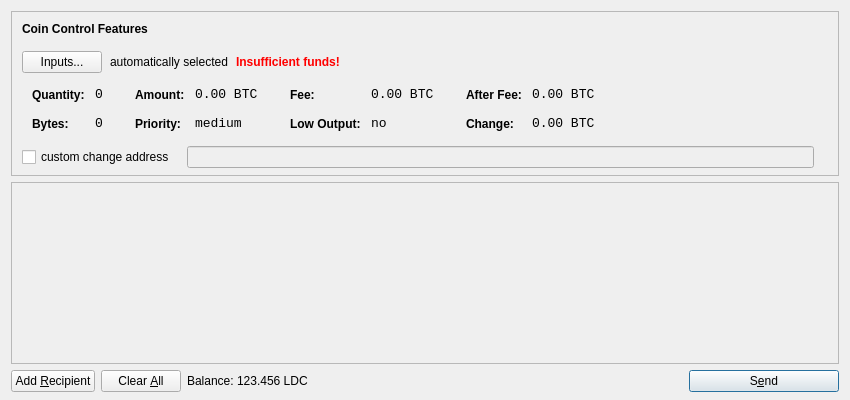
<?xml version="1.0" encoding="UTF-8"?>
<ui version="4.0">
 <class>SendCoinsDialog</class>
 <widget class="QDialog" name="SendCoinsDialog">
  <property name="geometry">
   <rect>
    <x>0</x>
    <y>0</y>
    <width>850</width>
    <height>400</height>
   </rect>
  </property>
  <property name="windowTitle">
   <string>Send Coins</string>
  </property>
  <layout class="QVBoxLayout" name="verticalLayout" stretch="0,1,0">
   <property name="bottomMargin">
    <number>8</number>
   </property>
   <item>
    <widget class="QFrame" name="frameCoinControl">
     <property name="sizePolicy">
      <sizepolicy hsizetype="Expanding" vsizetype="Expanding">
       <horstretch>0</horstretch>
       <verstretch>0</verstretch>
      </sizepolicy>
     </property>
     <property name="maximumSize">
      <size>
       <width>16777215</width>
       <height>16777215</height>
      </size>
     </property>
     <property name="frameShape">
      <enum>QFrame::StyledPanel</enum>
     </property>
     <property name="frameShadow">
      <enum>QFrame::Sunken</enum>
     </property>
     <layout class="QVBoxLayout" name="verticalLayoutCoinControl2">
      <property name="spacing">
       <number>-1</number>
      </property>
      <property name="leftMargin">
       <number>0</number>
      </property>
      <property name="topMargin">
       <number>0</number>
      </property>
      <property name="rightMargin">
       <number>0</number>
      </property>
      <property name="bottomMargin">
       <number>6</number>
      </property>
      <item>
       <layout class="QVBoxLayout" name="verticalLayoutCoinControl" stretch="0,0,0,0,1">
        <property name="spacing">
         <number>0</number>
        </property>
        <property name="leftMargin">
         <number>10</number>
        </property>
        <property name="topMargin">
         <number>10</number>
        </property>
        <item>
         <layout class="QHBoxLayout" name="horizontalLayoutCoinControl1">
          <property name="bottomMargin">
           <number>15</number>
          </property>
          <item>
           <widget class="QLabel" name="labelCoinControlFeatures">
            <property name="sizePolicy">
             <sizepolicy hsizetype="Preferred" vsizetype="Maximum">
              <horstretch>0</horstretch>
              <verstretch>0</verstretch>
             </sizepolicy>
            </property>
            <property name="font">
             <font>
              <weight>75</weight>
              <bold>true</bold>
             </font>
            </property>
            <property name="styleSheet">
             <string notr="true">font-weight:bold;</string>
            </property>
            <property name="text">
             <string>Coin Control Features</string>
            </property>
           </widget>
          </item>
         </layout>
        </item>
        <item>
         <layout class="QHBoxLayout" name="horizontalLayoutCoinControl2" stretch="0,0,0,0">
          <property name="spacing">
           <number>8</number>
          </property>
          <property name="bottomMargin">
           <number>10</number>
          </property>
          <item>
           <widget class="QPushButton" name="pushButtonCoinControl">
            <property name="styleSheet">
             <string notr="true"/>
            </property>
            <property name="text">
             <string>Inputs...</string>
            </property>
           </widget>
          </item>
          <item>
           <widget class="QLabel" name="labelCoinControlAutomaticallySelected">
            <property name="text">
             <string>automatically selected</string>
            </property>
            <property name="margin">
             <number>5</number>
            </property>
           </widget>
          </item>
          <item>
           <widget class="QLabel" name="labelCoinControlInsuffFunds">
            <property name="font">
             <font>
              <weight>75</weight>
              <bold>true</bold>
             </font>
            </property>
            <property name="styleSheet">
             <string notr="true">color:red;font-weight:bold;</string>
            </property>
            <property name="text">
             <string>Insufficient funds!</string>
            </property>
            <property name="margin">
             <number>5</number>
            </property>
           </widget>
          </item>
          <item>
           <spacer name="horizontalSpacerCoinControl">
            <property name="orientation">
             <enum>Qt::Horizontal</enum>
            </property>
            <property name="sizeHint" stdset="0">
             <size>
              <width>40</width>
              <height>1</height>
             </size>
            </property>
           </spacer>
          </item>
         </layout>
        </item>
        <item>
         <widget class="QWidget" name="widgetCoinControl" native="true">
          <property name="sizePolicy">
           <sizepolicy hsizetype="Preferred" vsizetype="Preferred">
            <horstretch>0</horstretch>
            <verstretch>0</verstretch>
           </sizepolicy>
          </property>
          <property name="minimumSize">
           <size>
            <width>0</width>
            <height>0</height>
           </size>
          </property>
          <property name="styleSheet">
           <string notr="true"/>
          </property>
          <layout class="QHBoxLayout" name="horizontalLayoutCoinControl5">
           <property name="margin">
            <number>0</number>
           </property>
           <item>
            <layout class="QHBoxLayout" name="horizontalLayoutCoinControl3" stretch="0,0,0,1">
             <property name="spacing">
              <number>20</number>
             </property>
             <property name="topMargin">
              <number>0</number>
             </property>
             <property name="bottomMargin">
              <number>10</number>
             </property>
             <item>
              <layout class="QFormLayout" name="formLayoutCoinControl1">
               <property name="horizontalSpacing">
                <number>10</number>
               </property>
               <property name="verticalSpacing">
                <number>14</number>
               </property>
               <property name="leftMargin">
                <number>10</number>
               </property>
               <property name="topMargin">
                <number>4</number>
               </property>
               <property name="rightMargin">
                <number>6</number>
               </property>
               <item row="0" column="0">
                <widget class="QLabel" name="labelCoinControlQuantityText">
                 <property name="styleSheet">
                  <string notr="true">font-weight:bold;</string>
                 </property>
                 <property name="text">
                  <string>Quantity:</string>
                 </property>
                 <property name="margin">
                  <number>0</number>
                 </property>
                </widget>
               </item>
               <item row="0" column="1">
                <widget class="QLabel" name="labelCoinControlQuantity">
                 <property name="font">
                  <font>
                   <family>Monospace</family>
                   <pointsize>10</pointsize>
                  </font>
                 </property>
                 <property name="cursor">
                  <cursorShape>IBeamCursor</cursorShape>
                 </property>
                 <property name="contextMenuPolicy">
                  <enum>Qt::ActionsContextMenu</enum>
                 </property>
                 <property name="text">
                  <string notr="true">0</string>
                 </property>
                 <property name="margin">
                  <number>0</number>
                 </property>
                 <property name="textInteractionFlags">
                  <set>Qt::LinksAccessibleByMouse|Qt::TextSelectableByKeyboard|Qt::TextSelectableByMouse</set>
                 </property>
                </widget>
               </item>
               <item row="1" column="0">
                <widget class="QLabel" name="labelCoinControlBytesText">
                 <property name="styleSheet">
                  <string notr="true">font-weight:bold;</string>
                 </property>
                 <property name="text">
                  <string>Bytes:</string>
                 </property>
                </widget>
               </item>
               <item row="1" column="1">
                <widget class="QLabel" name="labelCoinControlBytes">
                 <property name="font">
                  <font>
                   <family>Monospace</family>
                   <pointsize>10</pointsize>
                  </font>
                 </property>
                 <property name="cursor">
                  <cursorShape>IBeamCursor</cursorShape>
                 </property>
                 <property name="contextMenuPolicy">
                  <enum>Qt::ActionsContextMenu</enum>
                 </property>
                 <property name="text">
                  <string notr="true">0</string>
                 </property>
                 <property name="textInteractionFlags">
                  <set>Qt::LinksAccessibleByMouse|Qt::TextSelectableByKeyboard|Qt::TextSelectableByMouse</set>
                 </property>
                </widget>
               </item>
              </layout>
             </item>
             <item>
              <layout class="QFormLayout" name="formLayoutCoinControl2">
               <property name="horizontalSpacing">
                <number>10</number>
               </property>
               <property name="verticalSpacing">
                <number>14</number>
               </property>
               <property name="leftMargin">
                <number>6</number>
               </property>
               <property name="topMargin">
                <number>4</number>
               </property>
               <property name="rightMargin">
                <number>6</number>
               </property>
               <item row="0" column="0">
                <widget class="QLabel" name="labelCoinControlAmountText">
                 <property name="styleSheet">
                  <string notr="true">font-weight:bold;</string>
                 </property>
                 <property name="text">
                  <string>Amount:</string>
                 </property>
                 <property name="margin">
                  <number>0</number>
                 </property>
                </widget>
               </item>
               <item row="0" column="1">
                <widget class="QLabel" name="labelCoinControlAmount">
                 <property name="font">
                  <font>
                   <family>Monospace</family>
                   <pointsize>10</pointsize>
                  </font>
                 </property>
                 <property name="cursor">
                  <cursorShape>IBeamCursor</cursorShape>
                 </property>
                 <property name="contextMenuPolicy">
                  <enum>Qt::ActionsContextMenu</enum>
                 </property>
                 <property name="text">
                  <string notr="true">0.00 BTC</string>
                 </property>
                 <property name="textInteractionFlags">
                  <set>Qt::LinksAccessibleByMouse|Qt::TextSelectableByKeyboard|Qt::TextSelectableByMouse</set>
                 </property>
                </widget>
               </item>
               <item row="1" column="0">
                <widget class="QLabel" name="labelCoinControlPriorityText">
                 <property name="styleSheet">
                  <string notr="true">font-weight:bold;</string>
                 </property>
                 <property name="text">
                  <string>Priority:</string>
                 </property>
                </widget>
               </item>
               <item row="1" column="1">
                <widget class="QLabel" name="labelCoinControlPriority">
                 <property name="font">
                  <font>
                   <family>Monospace</family>
                   <pointsize>10</pointsize>
                  </font>
                 </property>
                 <property name="cursor">
                  <cursorShape>IBeamCursor</cursorShape>
                 </property>
                 <property name="contextMenuPolicy">
                  <enum>Qt::ActionsContextMenu</enum>
                 </property>
                 <property name="text">
                  <string>medium</string>
                 </property>
                 <property name="textInteractionFlags">
                  <set>Qt::LinksAccessibleByMouse|Qt::TextSelectableByKeyboard|Qt::TextSelectableByMouse</set>
                 </property>
                </widget>
               </item>
              </layout>
             </item>
             <item>
              <layout class="QFormLayout" name="formLayoutCoinControl3">
               <property name="horizontalSpacing">
                <number>10</number>
               </property>
               <property name="verticalSpacing">
                <number>14</number>
               </property>
               <property name="leftMargin">
                <number>6</number>
               </property>
               <property name="topMargin">
                <number>4</number>
               </property>
               <property name="rightMargin">
                <number>6</number>
               </property>
               <item row="0" column="0">
                <widget class="QLabel" name="labelCoinControlFeeText">
                 <property name="styleSheet">
                  <string notr="true">font-weight:bold;</string>
                 </property>
                 <property name="text">
                  <string>Fee:</string>
                 </property>
                 <property name="margin">
                  <number>0</number>
                 </property>
                </widget>
               </item>
               <item row="0" column="1">
                <widget class="QLabel" name="labelCoinControlFee">
                 <property name="font">
                  <font>
                   <family>Monospace</family>
                   <pointsize>10</pointsize>
                  </font>
                 </property>
                 <property name="cursor">
                  <cursorShape>IBeamCursor</cursorShape>
                 </property>
                 <property name="contextMenuPolicy">
                  <enum>Qt::ActionsContextMenu</enum>
                 </property>
                 <property name="text">
                  <string notr="true">0.00 BTC</string>
                 </property>
                 <property name="textInteractionFlags">
                  <set>Qt::LinksAccessibleByMouse|Qt::TextSelectableByKeyboard|Qt::TextSelectableByMouse</set>
                 </property>
                </widget>
               </item>
               <item row="1" column="0">
                <widget class="QLabel" name="labelCoinControlLowOutputText">
                 <property name="styleSheet">
                  <string notr="true">font-weight:bold;</string>
                 </property>
                 <property name="text">
                  <string>Low Output:</string>
                 </property>
                </widget>
               </item>
               <item row="1" column="1">
                <widget class="QLabel" name="labelCoinControlLowOutput">
                 <property name="font">
                  <font>
                   <family>Monospace</family>
                   <pointsize>10</pointsize>
                  </font>
                 </property>
                 <property name="cursor">
                  <cursorShape>IBeamCursor</cursorShape>
                 </property>
                 <property name="contextMenuPolicy">
                  <enum>Qt::ActionsContextMenu</enum>
                 </property>
                 <property name="text">
                  <string>no</string>
                 </property>
                 <property name="textInteractionFlags">
                  <set>Qt::LinksAccessibleByMouse|Qt::TextSelectableByKeyboard|Qt::TextSelectableByMouse</set>
                 </property>
                </widget>
               </item>
              </layout>
             </item>
             <item>
              <layout class="QFormLayout" name="formLayoutCoinControl4">
               <property name="horizontalSpacing">
                <number>10</number>
               </property>
               <property name="verticalSpacing">
                <number>14</number>
               </property>
               <property name="leftMargin">
                <number>6</number>
               </property>
               <property name="topMargin">
                <number>4</number>
               </property>
               <property name="rightMargin">
                <number>6</number>
               </property>
               <item row="0" column="0">
                <widget class="QLabel" name="labelCoinControlAfterFeeText">
                 <property name="styleSheet">
                  <string notr="true">font-weight:bold;</string>
                 </property>
                 <property name="text">
                  <string>After Fee:</string>
                 </property>
                 <property name="margin">
                  <number>0</number>
                 </property>
                </widget>
               </item>
               <item row="0" column="1">
                <widget class="QLabel" name="labelCoinControlAfterFee">
                 <property name="font">
                  <font>
                   <family>Monospace</family>
                   <pointsize>10</pointsize>
                  </font>
                 </property>
                 <property name="cursor">
                  <cursorShape>IBeamCursor</cursorShape>
                 </property>
                 <property name="contextMenuPolicy">
                  <enum>Qt::ActionsContextMenu</enum>
                 </property>
                 <property name="text">
                  <string notr="true">0.00 BTC</string>
                 </property>
                 <property name="textInteractionFlags">
                  <set>Qt::LinksAccessibleByMouse|Qt::TextSelectableByKeyboard|Qt::TextSelectableByMouse</set>
                 </property>
                </widget>
               </item>
               <item row="1" column="0">
                <widget class="QLabel" name="labelCoinControlChangeText">
                 <property name="styleSheet">
                  <string notr="true">font-weight:bold;</string>
                 </property>
                 <property name="text">
                  <string>Change:</string>
                 </property>
                </widget>
               </item>
               <item row="1" column="1">
                <widget class="QLabel" name="labelCoinControlChange">
                 <property name="font">
                  <font>
                   <family>Monospace</family>
                   <pointsize>10</pointsize>
                  </font>
                 </property>
                 <property name="cursor">
                  <cursorShape>IBeamCursor</cursorShape>
                 </property>
                 <property name="contextMenuPolicy">
                  <enum>Qt::ActionsContextMenu</enum>
                 </property>
                 <property name="text">
                  <string notr="true">0.00 BTC</string>
                 </property>
                 <property name="textInteractionFlags">
                  <set>Qt::LinksAccessibleByMouse|Qt::TextSelectableByKeyboard|Qt::TextSelectableByMouse</set>
                 </property>
                </widget>
               </item>
              </layout>
             </item>
            </layout>
           </item>
          </layout>
         </widget>
        </item>
        <item>
         <layout class="QHBoxLayout" name="horizontalLayoutCoinControl4" stretch="0,0,0">
          <property name="spacing">
           <number>12</number>
          </property>
          <property name="sizeConstraint">
           <enum>QLayout::SetDefaultConstraint</enum>
          </property>
          <property name="topMargin">
           <number>5</number>
          </property>
          <property name="rightMargin">
           <number>5</number>
          </property>
          <item>
           <widget class="QCheckBox" name="checkBoxCoinControlChange">
            <property name="text">
             <string>custom change address</string>
            </property>
           </widget>
          </item>
          <item>
           <widget class="QLineEdit" name="lineEditCoinControlChange">
            <property name="enabled">
             <bool>false</bool>
            </property>
            <property name="sizePolicy">
             <sizepolicy hsizetype="Expanding" vsizetype="Fixed">
              <horstretch>0</horstretch>
              <verstretch>0</verstretch>
             </sizepolicy>
            </property>
           </widget>
          </item>
          <item>
           <widget class="QLabel" name="labelCoinControlChangeLabel">
            <property name="sizePolicy">
             <sizepolicy hsizetype="Preferred" vsizetype="Expanding">
              <horstretch>0</horstretch>
              <verstretch>0</verstretch>
             </sizepolicy>
            </property>
            <property name="minimumSize">
             <size>
              <width>0</width>
              <height>0</height>
             </size>
            </property>
            <property name="text">
             <string/>
            </property>
            <property name="margin">
             <number>3</number>
            </property>
           </widget>
          </item>
         </layout>
        </item>
        <item>
         <spacer name="verticalSpacerCoinControl">
          <property name="orientation">
           <enum>Qt::Vertical</enum>
          </property>
          <property name="sizeHint" stdset="0">
           <size>
            <width>800</width>
            <height>1</height>
           </size>
          </property>
         </spacer>
        </item>
       </layout>
      </item>
     </layout>
    </widget>
   </item>
   <item>
    <widget class="QScrollArea" name="scrollArea">
     <property name="widgetResizable">
      <bool>true</bool>
     </property>
     <widget class="QWidget" name="scrollAreaWidgetContents">
      <property name="geometry">
       <rect>
        <x>0</x>
        <y>0</y>
        <width>830</width>
        <height>165</height>
       </rect>
      </property>
      <layout class="QVBoxLayout" name="verticalLayout_2">
       <property name="margin">
        <number>0</number>
       </property>
       <item>
        <layout class="QVBoxLayout" name="entries">
         <property name="spacing">
          <number>6</number>
         </property>
        </layout>
       </item>
       <item>
        <spacer name="verticalSpacer">
         <property name="orientation">
          <enum>Qt::Vertical</enum>
         </property>
         <property name="sizeHint" stdset="0">
          <size>
           <width>20</width>
           <height>40</height>
          </size>
         </property>
        </spacer>
       </item>
      </layout>
     </widget>
    </widget>
   </item>
   <item>
    <layout class="QHBoxLayout" name="horizontalLayout">
     <item>
      <widget class="QPushButton" name="addButton">
       <property name="toolTip">
        <string>Send to multiple recipients at once</string>
       </property>
       <property name="text">
        <string>Add &amp;Recipient</string>
       </property>
       <property name="icon">
        <iconset resource="../bitcoin.qrc">
         <normaloff>:/icons/add</normaloff>:/icons/add</iconset>
       </property>
       <property name="autoDefault">
        <bool>false</bool>
       </property>
      </widget>
     </item>
     <item>
      <widget class="QPushButton" name="clearButton">
       <property name="sizePolicy">
        <sizepolicy hsizetype="Minimum" vsizetype="Fixed">
         <horstretch>0</horstretch>
         <verstretch>0</verstretch>
        </sizepolicy>
       </property>
       <property name="toolTip">
        <string>Remove all transaction fields</string>
       </property>
       <property name="text">
        <string>Clear &amp;All</string>
       </property>
       <property name="icon">
        <iconset resource="../bitcoin.qrc">
         <normaloff>:/icons/remove</normaloff>:/icons/remove</iconset>
       </property>
       <property name="autoRepeatDelay">
        <number>300</number>
       </property>
       <property name="autoDefault">
        <bool>false</bool>
       </property>
      </widget>
     </item>
     <item>
      <layout class="QHBoxLayout" name="horizontalLayout_2">
       <property name="spacing">
        <number>3</number>
       </property>
       <item>
        <widget class="QLabel" name="label">
         <property name="text">
          <string>Balance:</string>
         </property>
        </widget>
       </item>
       <item>
        <widget class="QLabel" name="labelBalance">
         <property name="cursor">
          <cursorShape>IBeamCursor</cursorShape>
         </property>
         <property name="text">
          <string>123.456 LDC</string>
         </property>
         <property name="textInteractionFlags">
          <set>Qt::LinksAccessibleByMouse|Qt::TextSelectableByKeyboard|Qt::TextSelectableByMouse</set>
         </property>
        </widget>
       </item>
      </layout>
     </item>
     <item>
      <spacer name="horizontalSpacer">
       <property name="orientation">
        <enum>Qt::Horizontal</enum>
       </property>
       <property name="sizeHint" stdset="0">
        <size>
         <width>40</width>
         <height>20</height>
        </size>
       </property>
      </spacer>
     </item>
     <item>
      <widget class="QPushButton" name="sendButton">
       <property name="minimumSize">
        <size>
         <width>150</width>
         <height>0</height>
        </size>
       </property>
       <property name="toolTip">
        <string>Confirm the send action</string>
       </property>
       <property name="text">
        <string>S&amp;end</string>
       </property>
       <property name="icon">
        <iconset resource="../bitcoin.qrc">
         <normaloff>:/icons/send</normaloff>:/icons/send</iconset>
       </property>
       <property name="default">
        <bool>true</bool>
       </property>
      </widget>
     </item>
    </layout>
   </item>
  </layout>
 </widget>
 <resources>
  <include location="../bitcoin.qrc"/>
 </resources>
 <connections/>
</ui>
